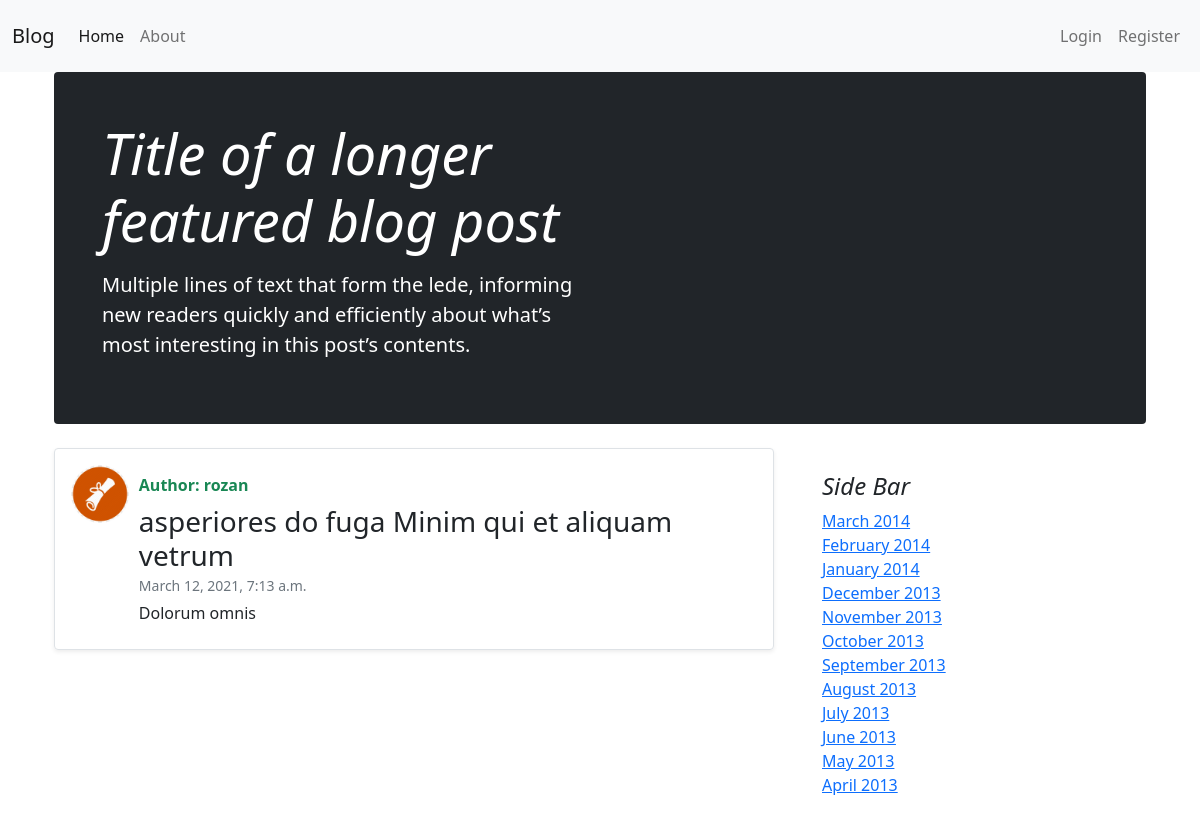
/blog/post/10/, run on the app's committed database.
### blog/models.py (models this page shows, shortened)
class Post(models.Model):
    title = models.CharField(max_length=100)
    content = models.TextField()
    date_posted = models.DateTimeField(auto_now_add=True)
    author = models.ForeignKey(User, on_delete=models.CASCADE)
    category = models.ForeignKey(Category, on_delete=models.CASCADE, null=True)

### users/models.py (models this page shows, shortened)
class Profile(models.Model):
    user = models.OneToOneField(User, on_delete=models.CASCADE)
    image = models.ImageField(upload_to='profile_pics', default='default.png')

### blog/views.py (the view)
# urls.py: path('post/<int:pk>/', PostDetailView.as_view(), name='show'),
class PostDetailView(DetailView):
    model = Post
    template_name = 'blog/detail.html'
    context_object_name = 'post'

### basket/context_processors.py (called while the page is built)
def basket(request):
    return{
        'basket': Basket(request)
    }

### blog/context_processors.py (called while the page is built)
def cats(request):
    return {
        'catgs': Category.objects.all()
    }

### onlinestore/context_processors.py (called while the page is built)
def categories(request):
    return {
        'categories': Category.objects.all()
    }

### templates/blog/detail.html (shortened to what this page needs)
{% extends './base.html' %}
{% block 'content' %}
<main class="container">
    <div class="p-4 p-md-5 mb-4 text-white rounded bg-dark">
        <div class="col-md-6 px-0">
            <h1 class="display-4 fst-italic">Title of a longer featured blog post</h1>
            <p class="lead my-3">Multiple lines of text that form the lede, informing new readers quickly and
                efficiently about what’s most interesting in this post’s contents.</p>
        </div>
    </div>
    <div class="row">
        <div class="col-md-8">
            <div class="row g-0 border rounded overflow-hidden  mb-4 shadow-sm ">
                <div class="col-1">
                    <img class="bd-placeholder-img rounded-circle p-3" style="height:90px;" src="{{post.author.profile.image.url}}" alt="">
                </div>
                <div class="col p-4 d-flex flex-column position-static">
                    <strong class="d-inline-block mb-2 text-success">Author: {{post.author}}</strong>
                    <h3 class="mb-0">{{post.title}} </h3>
                    <div class="mb-1 text-muted"> <small>{{post.date_posted}}</small></div>
                    <p class="mb-auto">{{post.content}}</p>
                </div>
            </div>
        </div>
        <div class="col-md-4">
            <div class="p-4">
                <h4 class="fst-italic">Side Bar</h4>
                <ol class="list-unstyled mb-0">
                    <li><a href="#">March 2014</a></li>
                    <li><a href="#">February 2014</a></li>
                    <li><a href="#">January 2014</a></li>
                    <li><a href="#">December 2013</a></li>
                    <li><a href="#">November 2013</a></li>
                    <li><a href="#">October 2013</a></li>
                    <li><a href="#">September 2013</a></li>
                    <li><a href="#">August 2013</a></li>
                    <li><a href="#">July 2013</a></li>
                    <li><a href="#">June 2013</a></li>
                    <li><a href="#">May 2013</a></li>
                    <li><a href="#">April 2013</a></li>
                </ol>
            </div>
        </div>
    </div>
</main>
{% endblock %}

### data on the page
Post: author.profile.image (picture), author "rozan", title "asperiores do fuga Minim qui et aliquam vetrum", date_posted "March 12, 2021, 7:13 a.m.", content "Dolorum omnis"
